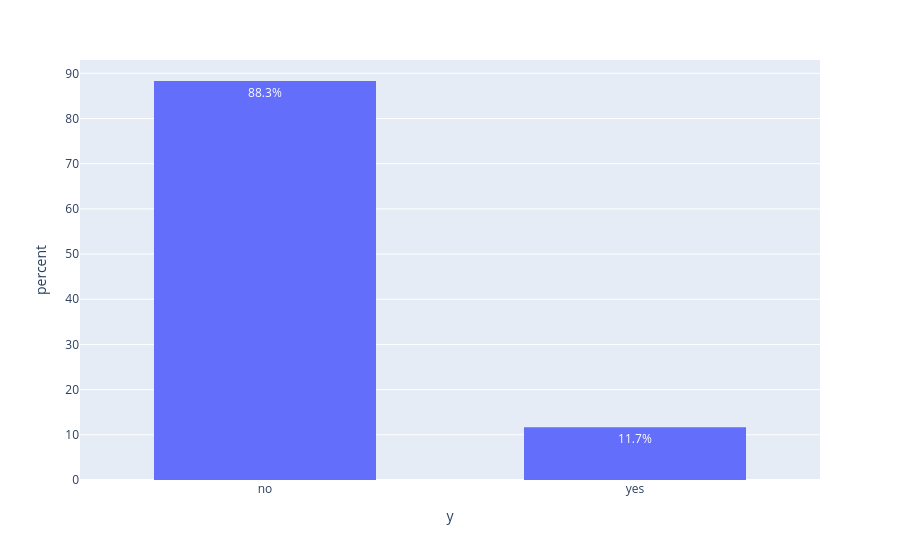

Write notebook code for a chart like this one.
### Code cell
px.histogram(dados, x='y', histnorm='percent').update_layout(bargap=0.4).update_traces(texttemplate='%{y:.1f}%')

### Figure 1 — Plotly figure (JSON) as saved in the notebook; plotly's stock layout.template omitted (floating-point values rounded to 4 significant figures; data arrays with more than 128 entries replaced by an {"elided": "..."} marker saying what was removed)
{"data": [{"bingroup": "x", "histnorm": "percent", "hovertemplate": "y=%{x}<br>percent=%{y}<extra></extra>", "legendgroup": "", "marker": {"color": "#636efa", "pattern": {"shape": ""}}, "name": "", "orientation": "v", "showlegend": false, "texttemplate": "%{y:.1f}%", "type": "histogram", "x": {"elided": "45211 str values"}, "xaxis": "x", "yaxis": "y"}], "layout": {"bargap": 0.4, "barmode": "relative", "legend": {"tracegroupgap": 0}, "margin": {"t": 60}, "xaxis": {"anchor": "y", "domain": [0, 1], "title": {"text": "y"}}, "yaxis": {"anchor": "x", "domain": [0, 1], "title": {"text": "percent"}}}}
